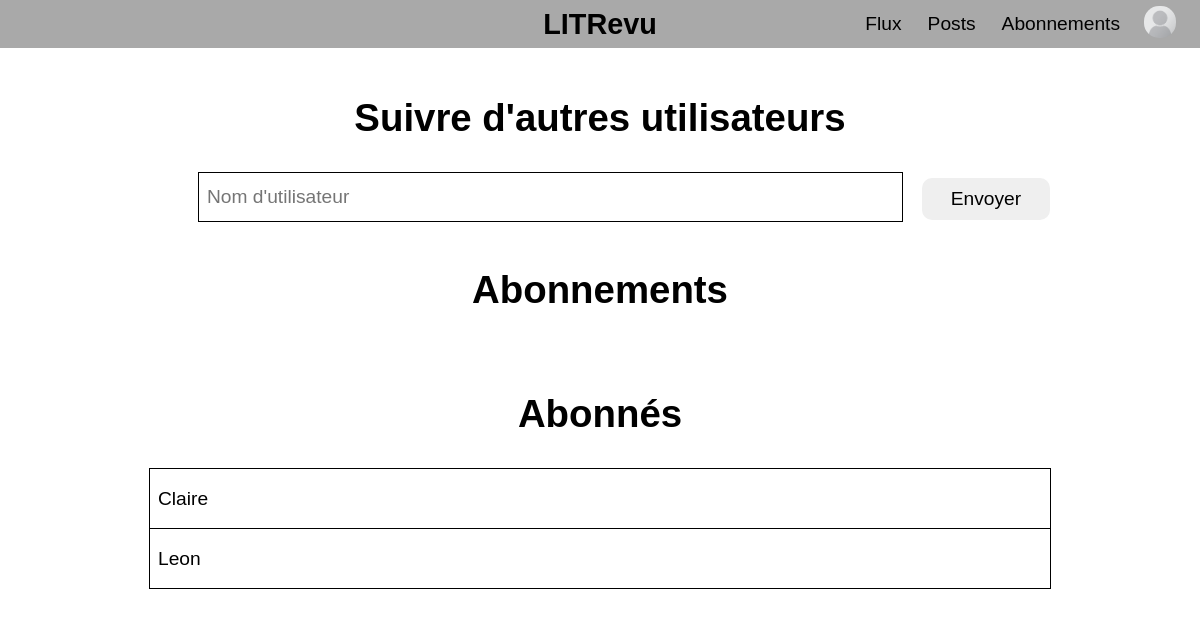
The page /following/ (signed in) on the database its author committed.
### authentication/models.py (models this page shows)
class User(AbstractUser):
    profile_picture = models.ImageField(
        default="profile_pictures/default_profile.png", upload_to="profile_pictures/"
    )
    followed = models.ManyToManyField(settings.AUTH_USER_MODEL, through=UserFollows)

### review/views.py (the view)
# urls.py: path("following/", review.views.following_users, name="following"),
@login_required
def following_users(request):
    following = request.user.following.all().select_related("followed_user")
    following_usernames = [follow.followed_user.username for follow in following]
    followers = request.user.followed_by.all().select_related("user")
    followers_usernames = [follower.user.username for follower in followers]
    context = {
        "following_usernames": following_usernames,
        "followers": followers_usernames,
    }
    return render(request, "review/following.html", context=context)

### review/templates/review/following.html (shortened to what this page needs)
{% extends 'base.html' %}
{% block content %}
    <h1 style="text-align: center;">Suivre d'autres utilisateurs</h1>
    <form method="GET" class="following-container" action="{% url 'search' %}">
        <div class="search-user-container">
            <div class="field-container">
                <input type="text" id="id_username"
                       name="username" class="search-input"
                       placeholder="Nom d'utilisateur">
            </div>
            <button type="submit" style="align-self: flex-end; margin-left: auto"
                    class="submit-button" id="search-btn">Envoyer
            </button>
        </div>
    </form>
    <h1 style="text-align: center; margin-top: 3rem;">Abonnements</h1>
    <h1 style="text-align: center; margin-top: 3rem;">Abonnés</h1>
    <div class="following-container">
        {% for follower in followers %}
            <div class="follower">
                <div>{{ follower }}</div>
            </div>
        {% endfor %}
    </div>
{% endblock content %}

### templates/base.html (shortened to what this page needs)
<!DOCTYPE html>
<html lang="en">
<head>
    {% load static %}
    <link rel="stylesheet" href="{% static 'css/input.css' %}" type="text/css">
    <link rel="stylesheet" href="https://cdnjs.cloudflare.com/ajax/libs/cropperjs/1.6.2/cropper.css">
</head>
<body>
<header>
    <div style="position: fixed; top: 0;width: 100%">
        <div class="header-container">
            <h2 class="site-title">LITRevu</h2>
            {% if request.user.is_authenticated %}
                <nav class="site-nav">
                    <a href="{% url 'home' %}"> Flux</a>
                    <a href="{% url 'posts_view' %}"> Posts</a>
                    <a href="{% url 'following' %}"> Abonnements</a>
                </nav>
                <div>
                    <button class="profile-button" id="profile-button">
                        <img src="{{ request.user.profile_picture.url }}" width="32" height="32" alt="Photo de
                        profil"
                             style="border-radius: 15px;" id="user-profile-picture">
                    </button>
                </div>
            {% endif %}
        </div>
    </div>
</header>
<div style="margin-top: 6rem;">
    {% block content %}{% endblock content %}
</div>
</body>
</html>

### static/css/input.css (style rules this page uses)
.header-container { display: flex; flex: 1; justify-content: end; background-color: darkgray; align-items: center; position: relative; height: 3rem; }
* { margin: 0; padding: 0; font-family: Arial, sans-serif; }
div, input { font-size: 1.2rem; }
.site-title { position: absolute; top: 50%; left: 50%; transform: translate(-50%, -50%); }
.site-nav { display: flex; gap: 10px; font-size: 1.2rem; align-items: center; height: 3rem; }
.site-nav a { color: black; text-decoration: none; padding: 8px; display: flex; align-items: center; justify-content: center; }
button { border: none; border-radius: 10px; padding: 5px; font-size: 1rem; }
button:not(:disabled) { cursor: pointer; }
.submit-button { min-width: 8rem; line-height: 2rem; font-size: 1.2rem; }
.following-container { display: flex; flex-direction: column; align-items: center; justify-content: center; margin-top: 2rem; }
.follower { width: 75%; border: 1px solid black; line-height: 2.7rem; }
.following-container .follower:nth-child(n+2) { border-top: none; }
.follower div { padding: 0.5rem; }
.search-input { width: 100%; border: 1px solid black; padding-left: 0.5rem; height: 100%; }
.search-user-container { display: flex; flex-direction: row; justify-content: center; width: 75%; height: 3rem; }
.search-user-container input { width: 90%; justify-self: center; margin-left: 3rem; }
.field-container { flex: 1; }
.field-container input { line-height: 3rem; }
.profile-button { border: none; border-radius: 15px; padding: 0; font-size: 0; cursor: pointer; background-color: transparent; width: 32px; height: 32px; margin-right: 1.5rem; margin-left: 1rem; }

### rows shown on the page
User: user.profile_picture (placeholder picture)
User: followers "Claire"
User: followers "Leon"
